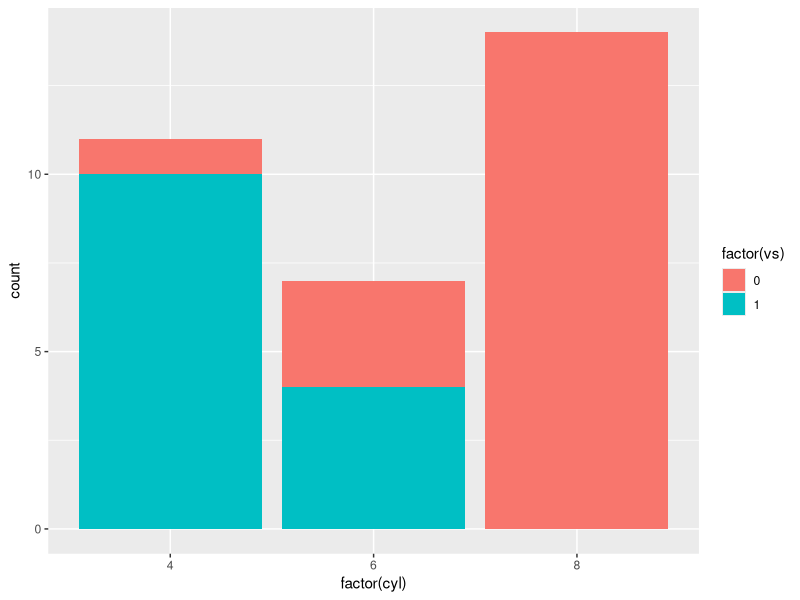
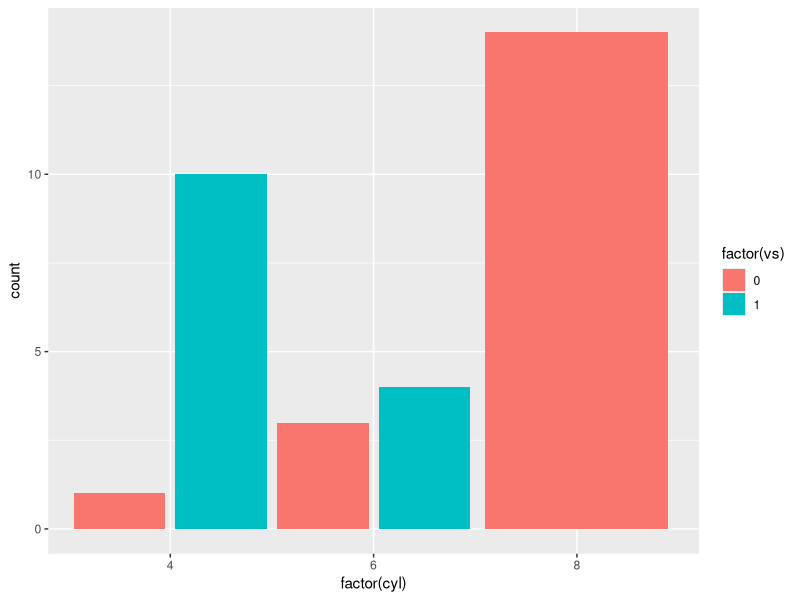
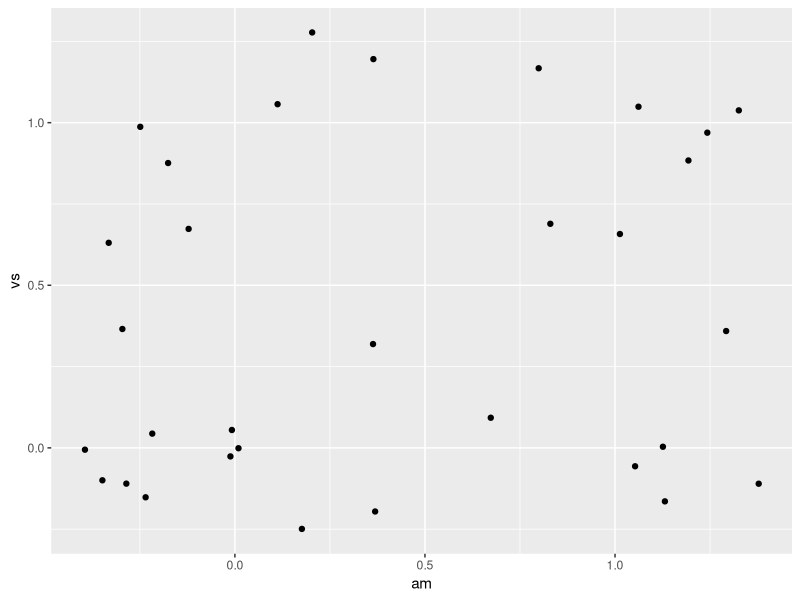
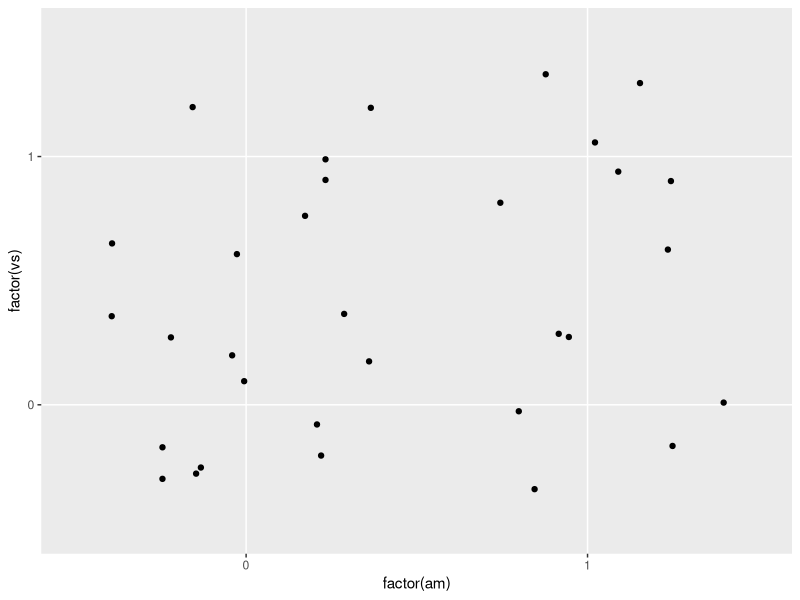
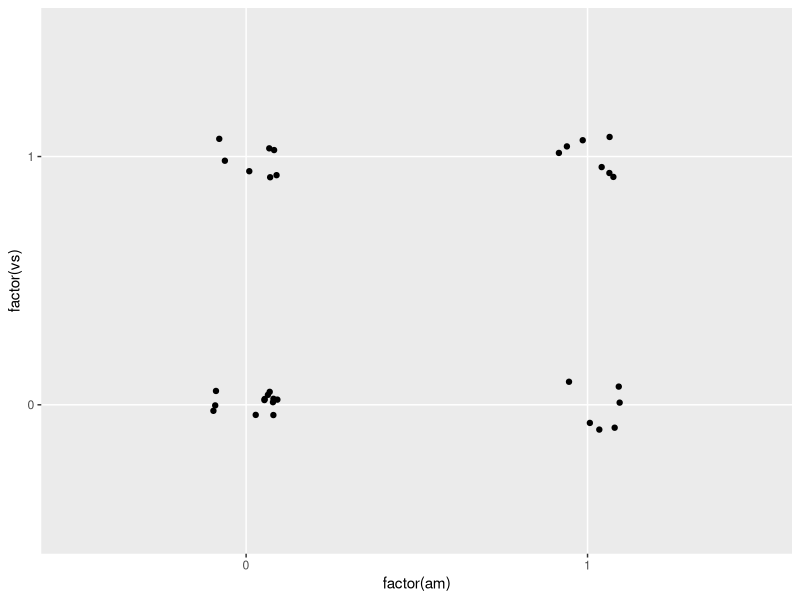
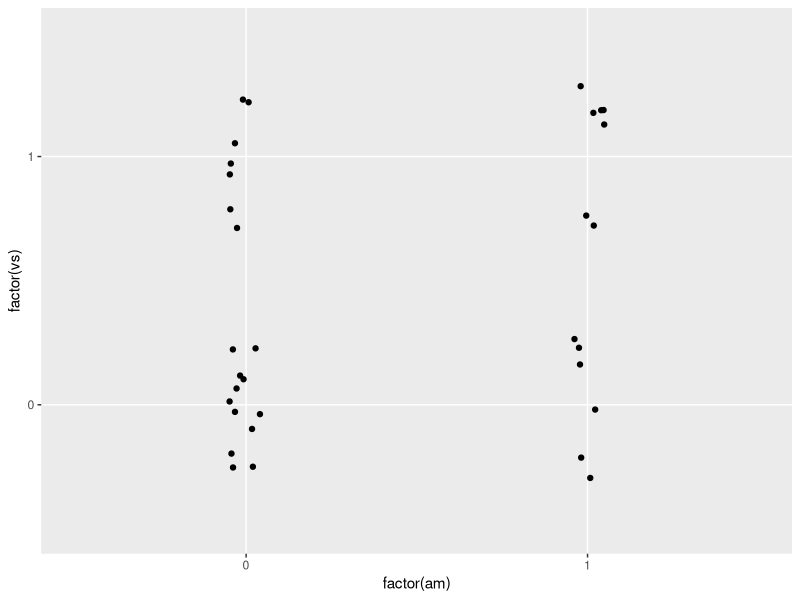
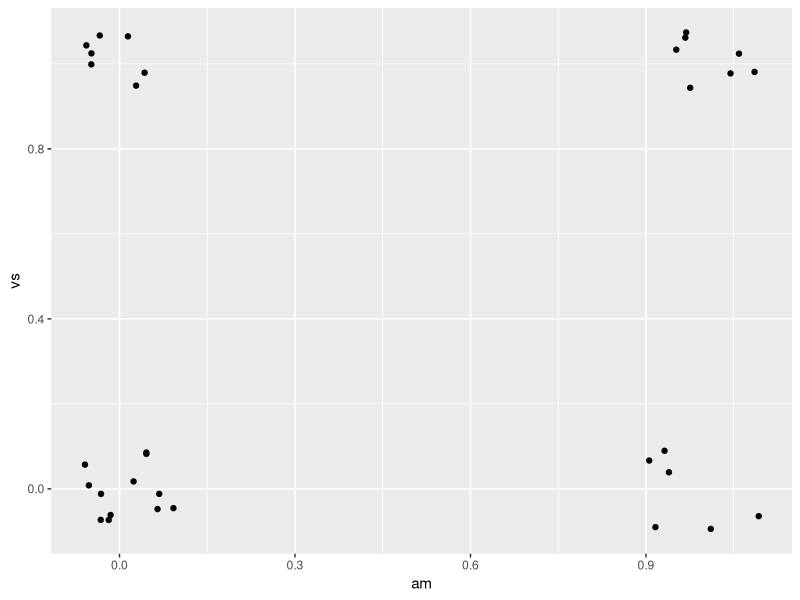
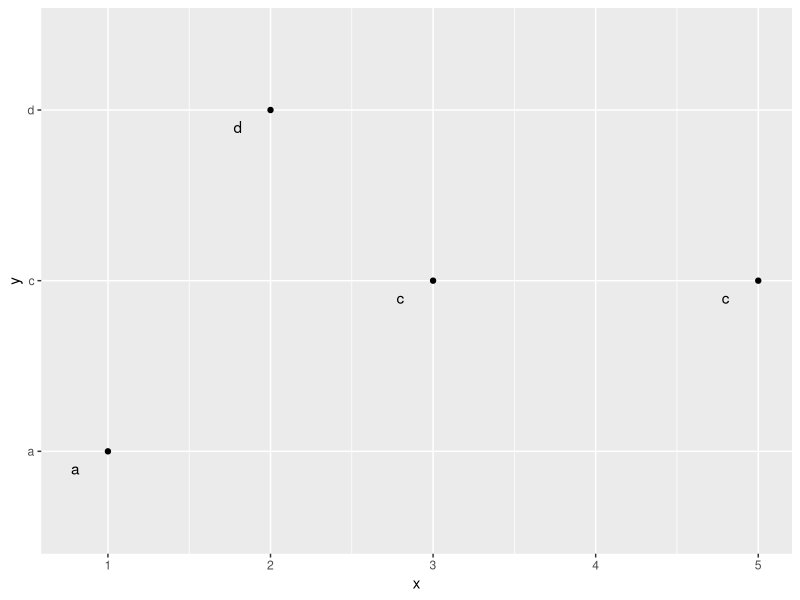

Recreate these plots in R, in order.
## ---- chunk 1
library(ggplot2)
library(dplyr)
library(tidyr)
## ---- chunk 2
ggplot(data = mtcars, aes(factor(cyl), fill = factor(vs))) +
  geom_bar()
## ---- chunk 3
ggplot(data = mtcars, aes(factor(cyl), fill = factor(vs))) +
  geom_bar(position = position_dodge(width = 1))
## ---- chunk 4
ggplot(data = mtcars, aes(am, vs)) +
  geom_jitter()
## ---- chunk 5
ggplot(data = mtcars, aes(factor(am), factor(vs))) +
  geom_jitter()
## ---- chunk 6
ggplot(data = mtcars, aes(factor(am), factor(vs))) +
  geom_jitter(position = position_jitter(width = 0.1, height = 0.1))
## ---- chunk 7
ggplot(data = mtcars, aes(factor(am), factor(vs))) +
  geom_jitter(position = position_jitter(width = 0.05, height = 0.3))
## ---- chunk 8
ggplot(data = mtcars, aes(am, vs)) +
  geom_jitter(position = position_jitter(width = 0.1, height = 0.1))
## ---- chunk 9
df <- data.frame(
  x = c(1,3,2,5),
  y = c("a","c","d","c")
)
## ---- chunk 10
ggplot(df, aes(x, y)) +
  geom_point() +
  geom_text(aes(label = y),
            position = position_nudge(y = -0.1, x = -0.2))
## ---- chunk 11
ggplot(data = mtcars, aes(factor(cyl), fill = factor(gear))) +
  geom_bar(position = "fill")
## ---- chunk 12
series <- data.frame(
  time = c(rep(1, 4),rep(2, 4), rep(3, 4), rep(4, 4)),
  type = rep(c('a', 'b', 'c', 'd'), 4),
  value = rpois(16, 10)
)

series$type2 <- factor(series$type, levels = c('c', 'b', 'd', 'a'))
## ---- chunk 13
ggplot(series, aes(time, value, group = type)) +
  geom_line(aes(colour = type)) +
  geom_point(aes(colour = type))
## ---- chunk 14
ggplot(series, aes(time, value, group = type)) +
  geom_line(aes(colour = type), position = "stack") +
  geom_point(aes(colour = type), position = "stack")
